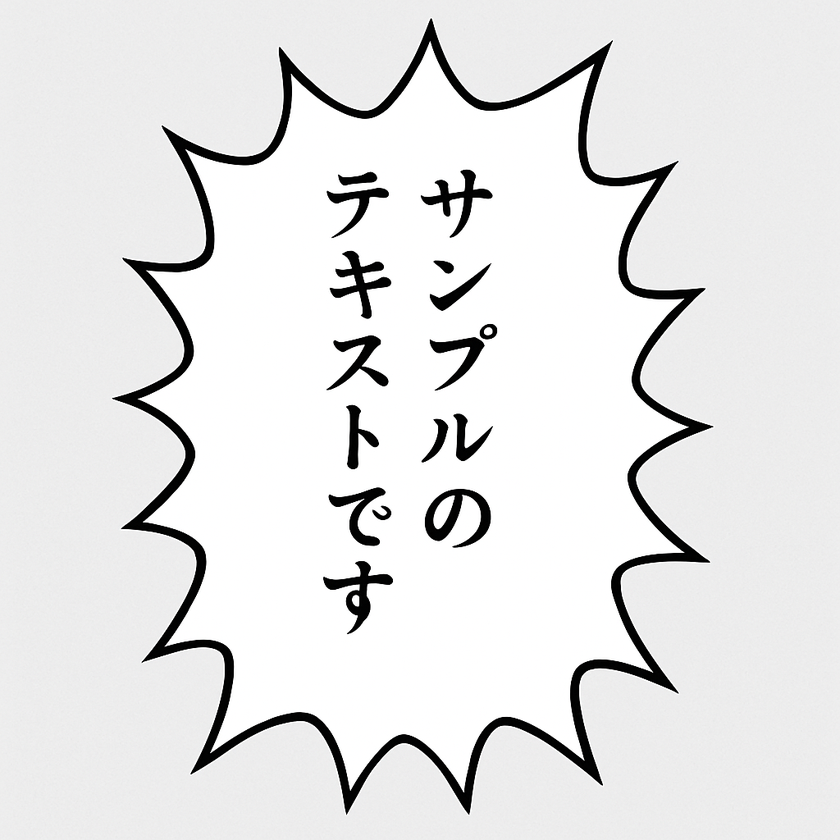
#> input picture generated_image/sample.png, 840 x 840 px, shrunk from 1024 x 1024 before the run
$ python balloon_mask.py
#> lines starting #> are read from the running program, lines starting #| are printed output that depends on the picture; after the words box and inside, x2 and y2 are one past the last pixel; in counts of white or black regions, pixels touching at a corner belong together
"""
背景が無地の吹き出し画像から最外輪郭を抽出し，
同じサイズの二値マスク画像 (PNG) を生成するスクリプト。
"""

import cv2
import numpy as np
from pathlib import Path

def generate_mask(input_path: str, output_path: str | None = None) -> str:
    """入力画像の最外輪郭を塗りつぶしたマスクを PNG で保存し，パスを返す"""
#> called with input_path = './generated_image/sample.png', output_path = 'output_mask.png'
    # 1) 画像読み込み
    img = cv2.imread(input_path, cv2.IMREAD_COLOR)
#> img is the input picture: shape (840, 840, 3); mean B, G, R 229.5, 229.4, 229.5
    if img is None:
        raise FileNotFoundError(f"Cannot read: {input_path}")

    # 2) 前処理：グレースケール → ガウシアンぼかし
    gray = cv2.cvtColor(img, cv2.COLOR_BGR2GRAY)
    gray = cv2.GaussianBlur(gray, (5, 5), 0)

    # 3) 二値化（背景が白っぽい場合は THRESH_BINARY_INV が無難）
    _, bin_img = cv2.threshold(
        gray, 0, 255, cv2.THRESH_BINARY_INV + cv2.THRESH_OTSU
    )
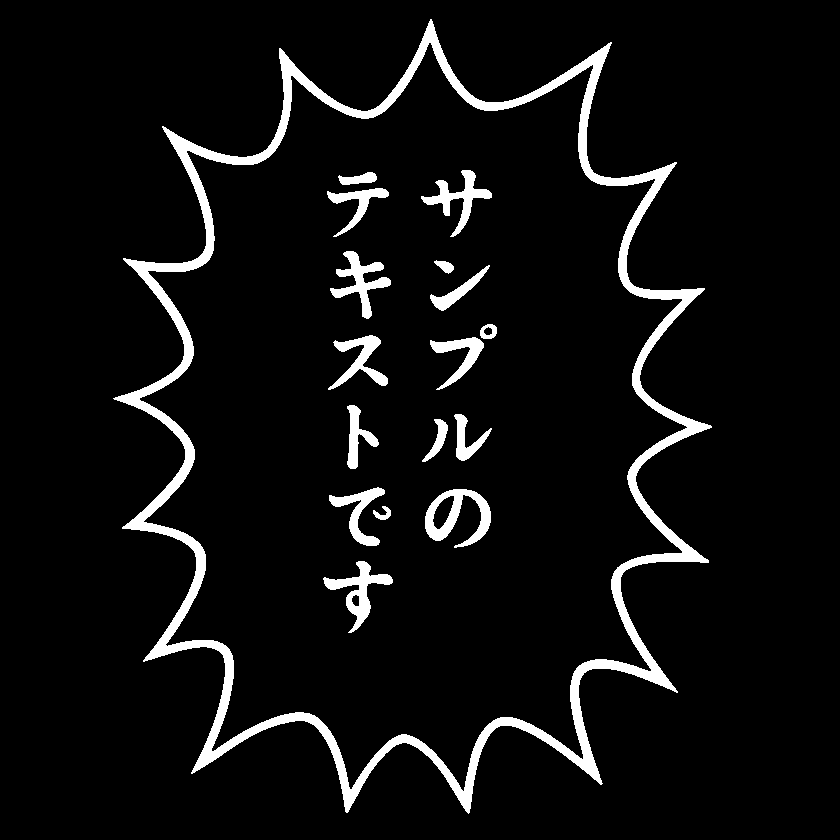
#> bin_img: shape (840, 840); 6% white; 17 white regions

    # 4) 輪郭抽出（外側のみ）
    contours, _ = cv2.findContours(
        bin_img, cv2.RETR_EXTERNAL, cv2.CHAIN_APPROX_SIMPLE
    )
#> contours = 1 contour; box (x1, y1, x2, y2) and area: (113, 19, 712, 814) 298192
    if not contours:
        raise RuntimeError("No contours found!")

    # 最大面積 = 吹き出し本体
    balloon_cnt = max(contours, key=cv2.contourArea)
#> balloon_cnt = contour of 1776 points, box (x1, y1, x2, y2) (113, 19, 712, 814), area 298192

    # 5) マスク生成（白:255, 黒:0）
    mask = np.zeros(gray.shape, dtype=np.uint8)
    cv2.drawContours(mask, [balloon_cnt], -1, color=255, thickness=cv2.FILLED)
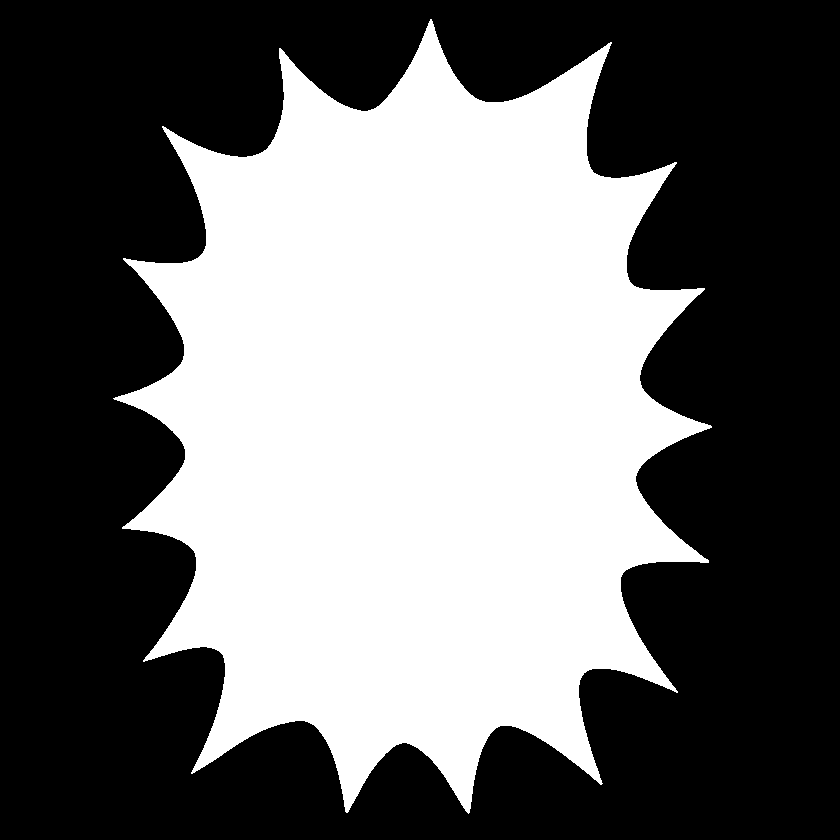
#> mask: shape (840, 840); 42.5% white; 1 white region, box (x1, y1, x2, y2) and area: (113, 19, 712, 814) 299822

    # 6) 保存
    if output_path is None:
        stem = Path(input_path).stem
        output_path = f"{stem}_mask.png"
    cv2.imwrite(output_path, mask)

    return output_path


if __name__ == "__main__":
    # 入力ファイルと出力ファイルをここで指定
    input_file = "./generated_image/sample.png"  # 処理したい画像ファイルのパスを指定
    output_file = "output_mask.png"  # 出力マスクファイルのパスを指定（Noneで自動生成）

    try:
        out = generate_mask(input_file, output_file)
        print(f"Mask saved to: {out}")
    except Exception as e:
        print(f"Error: {e}")

$ run again, with generated_image/ChatGPT Image 2025年6月23日 19_01_52.png copied over generated_image/sample.png
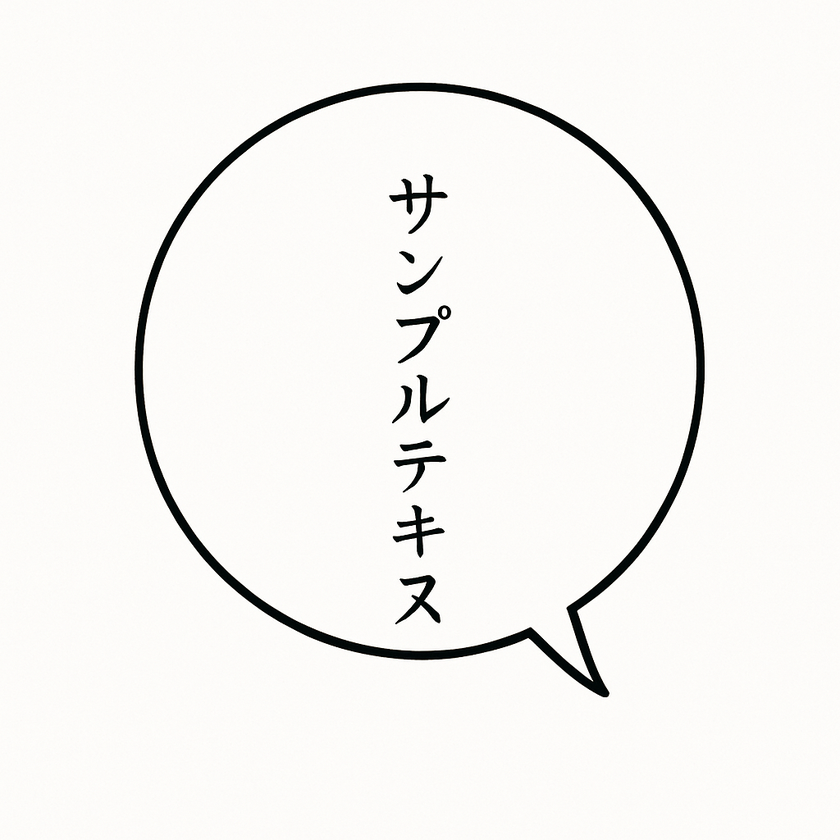
#> input picture generated_image/ChatGPT Image 2025年6月23日 19_01_52.png, 840 x 840 px, shrunk from 1024 x 1024 before the run
#> in generate_mask, img is the input picture: shape (840, 840, 3); mean B, G, R 242, 244.3, 245.3
#> in generate_mask, `_, bin_img = cv2.threshold( gray, 0, 255, cv2.THRESH_BINARY_INV + cv2...`:
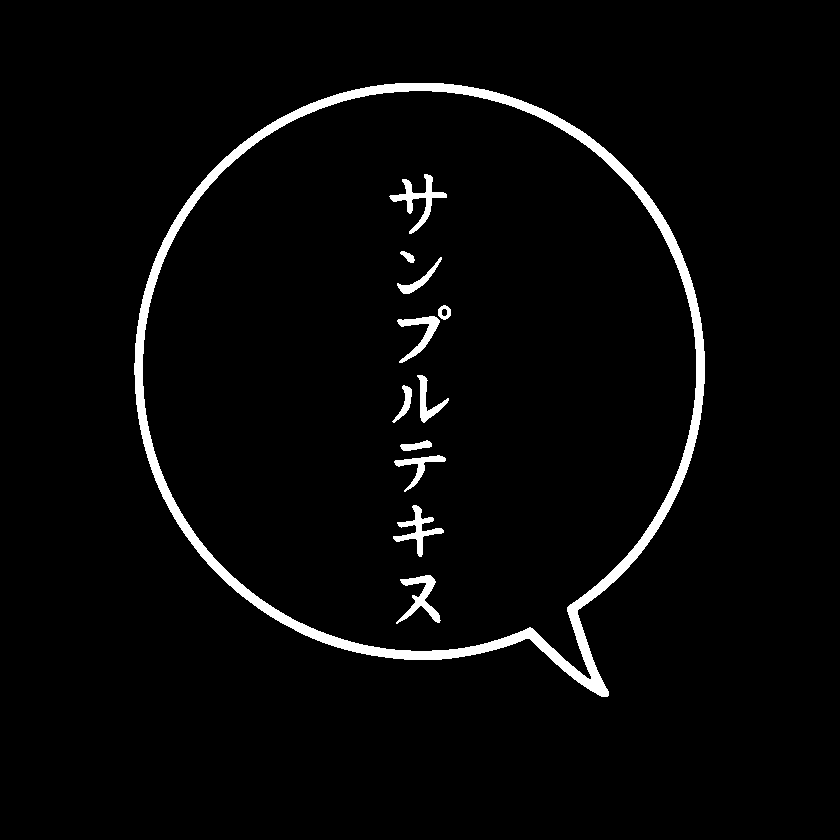
#> bin_img: shape (840, 840); 3.2% white; 12 white regions
#> contours = 1 contour; box (x1, y1, x2, y2) and area: (134, 83, 705, 697) 261575
#> balloon_cnt = contour of 860 points, box (x1, y1, x2, y2) (134, 83, 705, 697), area 261575
#> in generate_mask, `cv2.drawContours(mask, [balloon_cnt], -1, color=255, thickness=cv2.FIL..`:
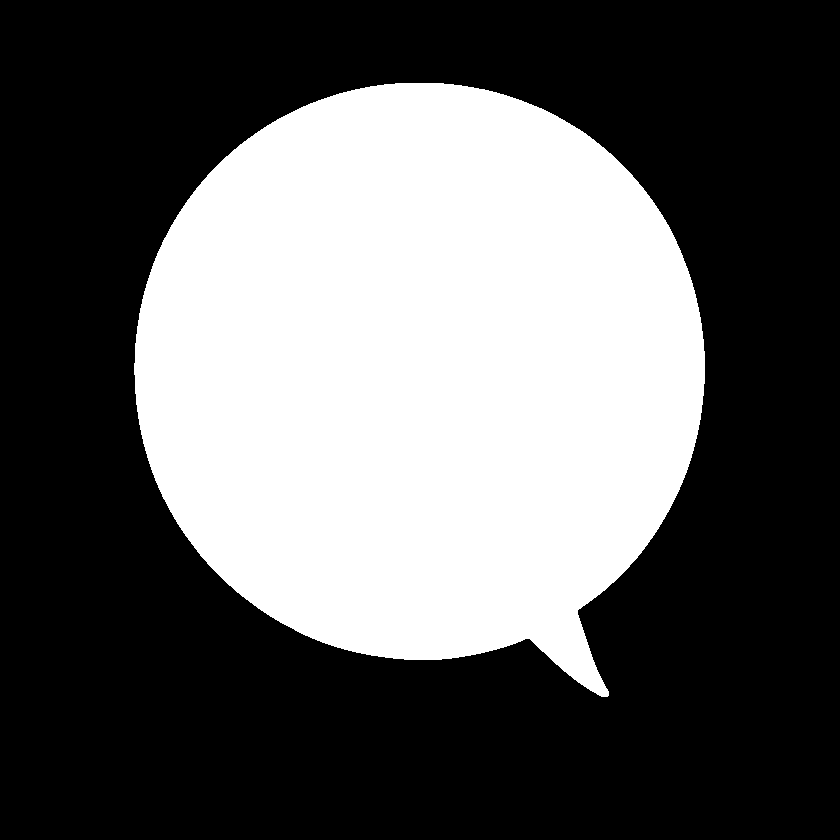
#> mask: shape (840, 840); 37.2% white; 1 white region, box (x1, y1, x2, y2) and area: (134, 83, 705, 697) 262447

$ run again, with generated_image/ChatGPT Image 2025年6月23日 19_25_04.png copied over generated_image/sample.png
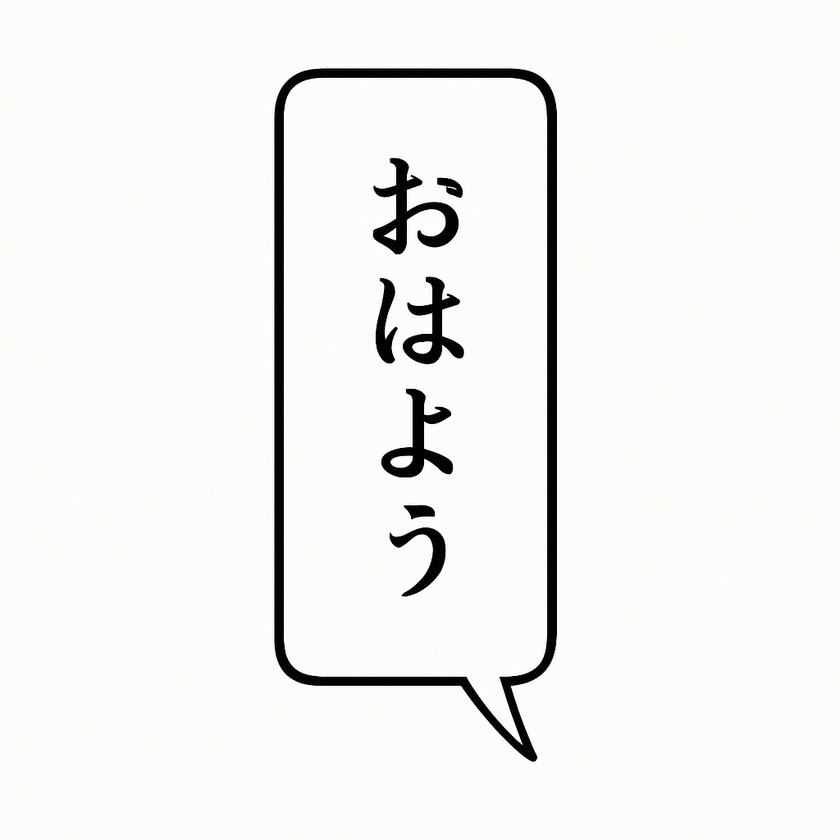
#> input picture generated_image/ChatGPT Image 2025年6月23日 19_25_04.png, 840 x 840 px, shrunk from 1024 x 1024 before the run
#> in generate_mask, img is the input picture: shape (840, 840, 3); mean B, G, R 240.4, 242.4, 243.6
#> in generate_mask, `_, bin_img = cv2.threshold( gray, 0, 255, cv2.THRESH_BINARY_INV + cv2...`:
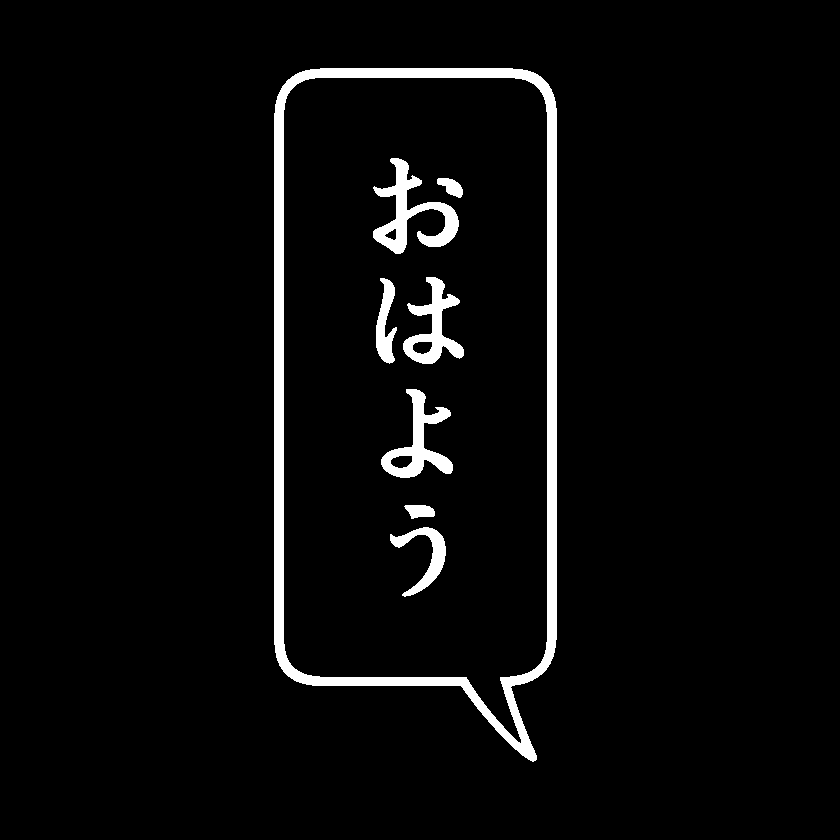
#> bin_img: shape (840, 840); 4% white; 8 white regions
#> contours = 1 contour; box (x1, y1, x2, y2) and area: (274, 68, 557, 762) 174720
#> balloon_cnt = contour of 217 points, box (x1, y1, x2, y2) (274, 68, 557, 762), area 174720
#> in generate_mask, `cv2.drawContours(mask, [balloon_cnt], -1, color=255, thickness=cv2.FIL..`:
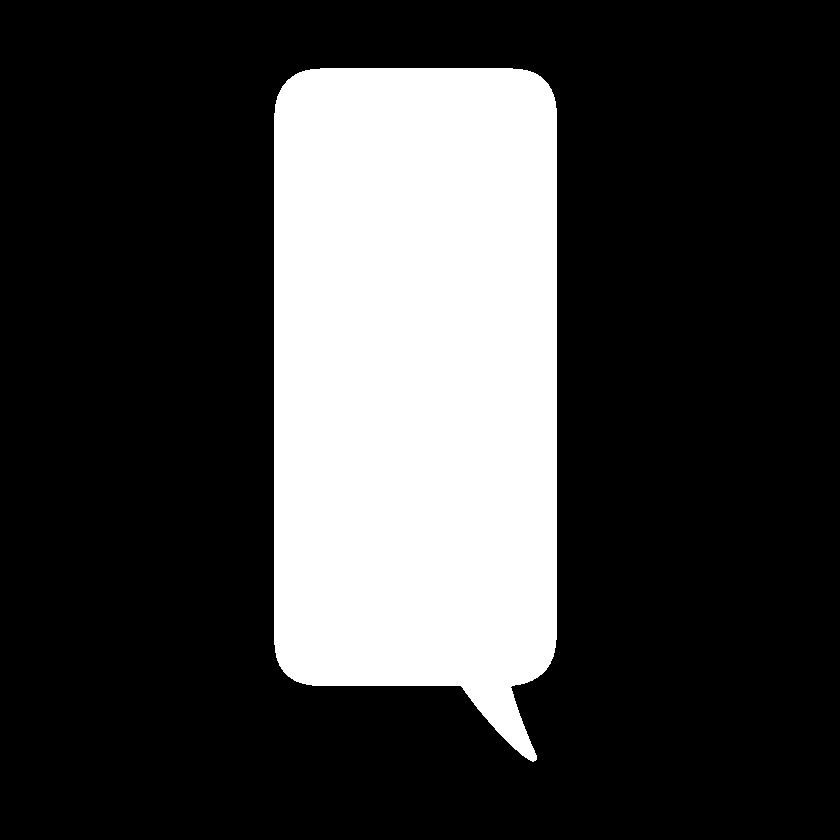
#> mask: shape (840, 840); 24.9% white; 1 white region, box (x1, y1, x2, y2) and area: (274, 68, 557, 762) 175624
